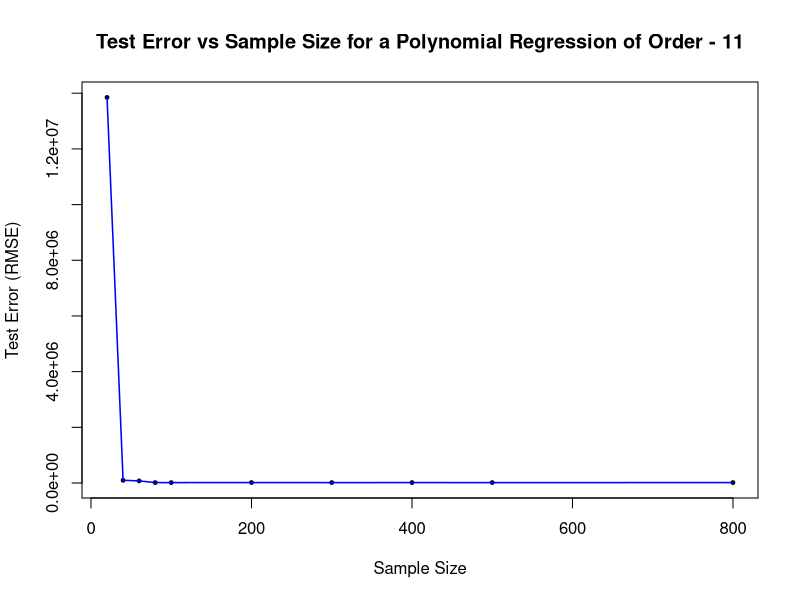

This chart was generated by the following R code:
## Author: NiranjanKumar 

library(ggplot2)

#============================================================================================================
#OBJECTIVE: Analysis of Test Error (RSS) for increase in Sample Size - Polynomial Regression of order 7 and 9
#============================================================================================================

## DATA
set.seed(0)

# Loading the data
region_data = read.csv("Data/region_view.csv")

head(region_data) #Top 5 rows of data

# Names of all columns in the data
names(region_data)

# Dimensions of the data
dim(region_data)

## Splitting the data - Test Observations 50 and Train Observations 1800
rand_data = sample(1:nrow(region_data),50)

test_data = region_data[rand_data,]  #Test data has 50 observations
train_data = region_data[-rand_data,] #Train data has 1800 observations

#=============================================================================================
# ANALYSING TEST ERROR FOR INCREASE IN NUMBER OF OBSERVATIONS FOR POLYNOMIAL REGRESSION OF ORDER 7
#=============================================================================================

## ANALYSING THE TEST ERROR FOR DIFFERENT SIZES OF TRAINING DATA. 
## WE WILL FIT POLYNOMIAL REGRESSION OF ORDER 7 FOR DIFFERENT SAMPLE SIZES 

sample_size = c()  # An empty vector to keep track of all different sample sizes
test_error_vec = c() # An empty vector to keep track of test error for different sample sizes

sizes = c(20, 40, 60, 80, 100, 200, 300, 400, 500, 800)


for (i in sizes){
  train_sample_data = train_data[sample(nrow(train_data),i),]
  
  # FITTING THE MODEL OF ORDER 7
  
  m7 <- lm(total_purchase_value ~ clicks + I(clicks^2) + I(clicks^3) + I(clicks^4) + I(clicks^5) + I(clicks^6) 
           + I(clicks^7), train_sample_data)
  
  
  #TRAIN AND TEST ACCURACY 
  sum(m7$residuals^2) #Training Error
  pred = predict(m7, newdata=test_data)
  test_error = sum((pred-test_data$total_purchase_value)^2) #Test Error
  
  #ADDING SAMPLE SIZE AND TEST ERROR TO VECTORS
  sample_size <- c(sample_size, i)
  test_error_vec <- c(test_error_vec, test_error)
}

#======================================================
##PLOTTING OF GRAPH

png("Plots/TestingError_SampleSize.png")


plot(sample_size, sqrt(test_error_vec), xlab = "Sample Size", ylab = "Test Error (RMSE)",
     pch = 19, cex = 0.5, main = "Test Error vs Sample Size for a Polynomial Regression of Order - 11")
lines(sample_size,sqrt(test_error_vec), col = 'blue', type = 'l', lwd = 1.5)

dev.off()

#======================================================================================================
#REPEAT ABOVE FOR ORDER 9 MODEL
